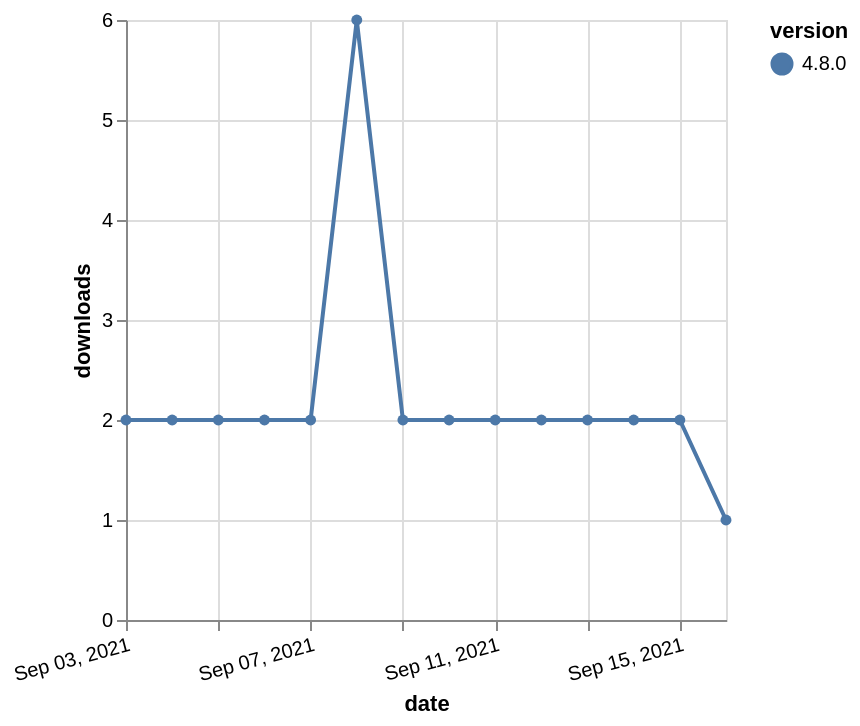

Express this chart as Vega-Lite.
### Vega-Lite specification from a JSON file in a GitHub repository (floating-point values rounded to 4 significant figures)
{"$schema": "https://vega.github.io/schema/vega-lite/v5.json", "description": "A simple bar chart with embedded data.", "data": {"values": [{"date": "2021-09-03", "total": 4075, "delta": 2, "version": "4.8.0"}, {"date": "2021-09-04", "total": 4077, "delta": 2, "version": "4.8.0"}, {"date": "2021-09-05", "total": 4079, "delta": 2, "version": "4.8.0"}, {"date": "2021-09-06", "total": 4081, "delta": 2, "version": "4.8.0"}, {"date": "2021-09-07", "total": 4083, "delta": 2, "version": "4.8.0"}, {"date": "2021-09-08", "total": 4089, "delta": 6, "version": "4.8.0"}, {"date": "2021-09-09", "total": 4091, "delta": 2, "version": "4.8.0"}, {"date": "2021-09-10", "total": 4093, "delta": 2, "version": "4.8.0"}, {"date": "2021-09-11", "total": 4095, "delta": 2, "version": "4.8.0"}, {"date": "2021-09-12", "total": 4097, "delta": 2, "version": "4.8.0"}, {"date": "2021-09-13", "total": 4099, "delta": 2, "version": "4.8.0"}, {"date": "2021-09-14", "total": 4101, "delta": 2, "version": "4.8.0"}, {"date": "2021-09-15", "total": 4103, "delta": 2, "version": "4.8.0"}, {"date": "2021-09-16", "total": 4104, "delta": 1, "version": "4.8.0"}]}, "width": "container", "mark": {"type": "line", "point": {"filled": true}}, "encoding": {"x": {"field": "date", "type": "temporal", "timeUnit": "yearmonthdate", "title": "date", "axis": {"labelAngle": -15}}, "y": {"field": "delta", "type": "quantitative", "title": "downloads"}, "color": {"field": "version", "type": "nominal"}, "tooltip": {"field": "delta"}}}
